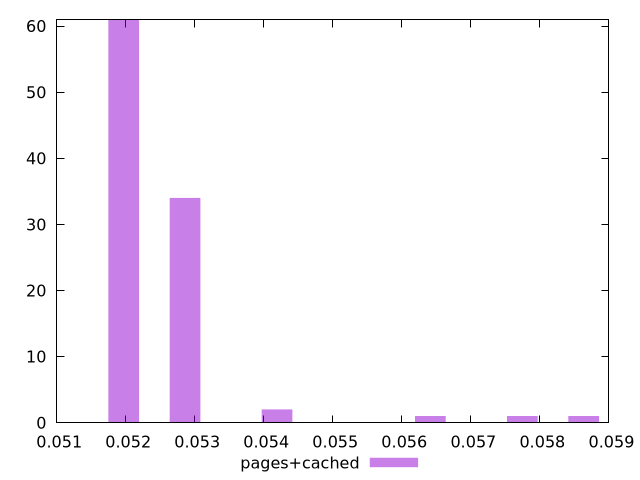

The script that saved this image:
$_pagesCached <<EOF
0.05641401568806806 1
0.058635039927755775 1
0.052860376904567706 34
0.05774663023188069 1
0.05197196720869262 61
0.05419299144838034 2
EOF
set key outside below
set terminal pngcairo
set output "report_00005_2020-11-02T22-26-11.212Z/unused-javascript/pages+cached//hist.png"
set yrange [0:61]
set boxwidth 0.00044420484793754377
set style fill transparent solid 0.5 noborder
plot $_pagesCached title "pages+cached" with boxes ,
